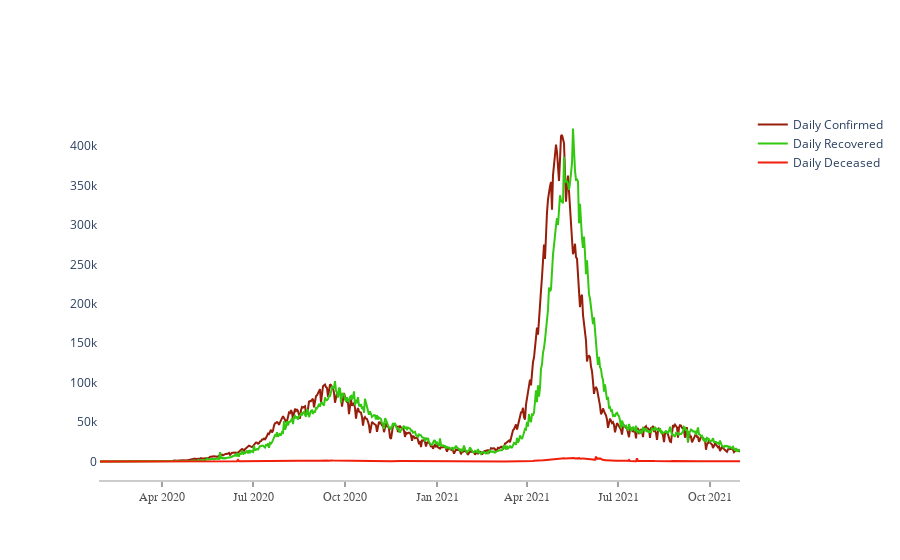

The notebook cell this image was saved under:
### Code cell
# Create a figure to which I'll add plots
fig = go.Figure()
# You can pull individual columns of data from the dataset and use markers or not
fig.add_trace(go.Scatter(x=dsi_ts.index, y=dsi_ts['Daily Confirmed'], 
                        mode='lines', name='Daily Confirmed',
                        line=dict(color='rgb(150,30,10)', width=2)))

fig.add_trace(go.Scatter(x=dsi_ts.index, y=dsi_ts['Daily Recovered'], 
                        mode='lines', name='Daily Recovered',
                        line=dict(color='rgb(50,200,15)', width=2)))

fig.add_trace(go.Scatter(x=dsi_ts.index, y=dsi_ts['Daily Deceased'], 
                        mode='lines', name='Daily Deceased',
                        line=dict(color='rgb(240,30,10)', width=2)))
# You can create custom lines (Dashes : dash, dot, dashdot)
# fig.add_trace(go.Scatter(x=dsi_ts.index, y=dsi_ts['Daily Deceased'], 
#                         mode='lines+markers', name='Daily Deceased',
#                         line=dict(color='firebrick', width=2, dash='dashdot')))
# Further style the figure
# fig.update_layout(title='Stock Price Data 2018 - 2020',
#                    xaxis_title='Price', yaxis_title='Date')

# Go crazy styling the figure
fig.update_layout(
    # Shows gray line without grid, styling fonts, linewidths and more
    xaxis=dict(
        showline=True,
        showgrid=True,
        showticklabels=True,
        linecolor='rgb(204, 204, 204)',
        linewidth=2,
        ticks='outside',
        tickfont=dict(
            family='Arial',
            size=12,
            color='rgb(82, 82, 82)',
        ),
    ),
    # Turn off everything on y axis
    yaxis=dict(
        showgrid=True,
        zeroline=True,
        showline=True,
        showticklabels=True,
    ),
    autosize=True,
    margin=dict(
        autoexpand=True,
        l=100,
        r=20,
        t=110,
    ),
    showlegend=True,
    plot_bgcolor='white'
)

### Figure 1 — Plotly figure (JSON) as saved in the notebook; plotly's stock layout.template omitted (floating-point values rounded to 4 significant figures; data arrays with more than 128 entries replaced by an {"elided": "..."} marker saying what was removed)
{"data": [{"line": {"color": "rgb(150,30,10)", "width": 2}, "mode": "lines", "name": "Daily Confirmed", "type": "scatter", "x": {"elided": "641 str values"}, "y": {"elided": "641 int values"}}, {"line": {"color": "rgb(50,200,15)", "width": 2}, "mode": "lines", "name": "Daily Recovered", "type": "scatter", "x": {"elided": "641 str values"}, "y": {"elided": "641 int values"}}, {"line": {"color": "rgb(240,30,10)", "width": 2}, "mode": "lines", "name": "Daily Deceased", "type": "scatter", "x": {"elided": "641 str values"}, "y": {"elided": "641 int values"}}], "layout": {"autosize": true, "margin": {"autoexpand": true, "l": 100, "r": 20, "t": 110}, "plot_bgcolor": "white", "showlegend": true, "xaxis": {"linecolor": "rgb(204, 204, 204)", "linewidth": 2, "showgrid": true, "showline": true, "showticklabels": true, "tickfont": {"color": "rgb(82, 82, 82)", "family": "Arial", "size": 12}, "ticks": "outside"}, "yaxis": {"showgrid": true, "showline": true, "showticklabels": true, "zeroline": true}}}
